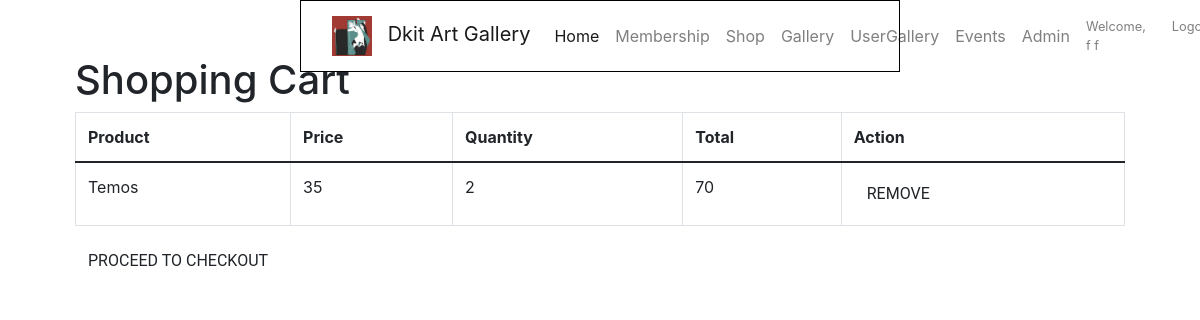
Before: /view/cart.php (signed in) with the older database file.
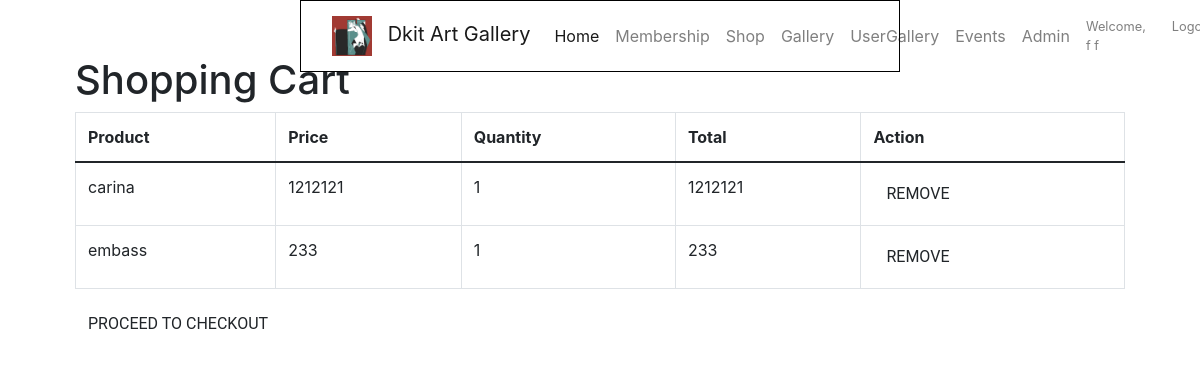
After: the same page with the newer database file.
### tables this page shows
CREATE TABLE `cart` (
  `id` int(11) NOT NULL,
  `user_id` int(11) NOT NULL,
  `product_id` int(11) NOT NULL,
  `quantity` int(11) NOT NULL,
  `price` double NOT NULL
);

CREATE TABLE `product` (
  `id` int(11) NOT NULL,
  `name` varchar(100) NOT NULL,
  `price` double NOT NULL,
  `quantity` int(11) NOT NULL,
  `url` varchar(500) DEFAULT NULL,
  `description` varchar(500) DEFAULT NULL
);

### model/doCart.php (called while the page is built, shortened)
<?php
require_once 'databaseConnection.php';
require_once 'cartModel.php';
global $db;
$cartModel = new CartModel($db);
?>

### model/cartModel.php (called while the page is built, shortened)
<?php
class CartModel {
    protected $db;
    public function __construct($db) {
        $this->db = $db;
    }
    public function getCartItems($user_id) {
        $sql = "SELECT cart.*, product.name, product.price FROM cart
            INNER JOIN product ON cart.product_id = product.id
            WHERE cart.user_id = :user_id";
        try {
            $stmt = $this->db->prepare($sql);
            $stmt->bindParam(':user_id', $user_id);
            $stmt->execute();
            $cartItems = $stmt->fetchAll(PDO::FETCH_ASSOC);
            return $cartItems;
        } catch (PDOException $e) {
            echo "Error: " . $e->getMessage();
            return false;
        }
    }
}
?>

### view/cart.php (the view, shortened to what this page needs)
<?php
require_once '../model/databaseConnection.php';
require_once '../model/doCart.php';
require_once '../model/cartModel.php';
include "nav.php";
include 'header.php';
global $cartModel;
function getCartItems() {
    global $cartModel;
    return isset($_SESSION['userId']) ? $cartModel->getCartItems($_SESSION['userId']) : [];
}
$cartItems = getCartItems();
?>
<!DOCTYPE html>
<html lang="en">
<head>
</head>
<body>
<div class="container">
    <h1>Shopping Cart</h1>
    <?php if (empty($cartItems)): ?>
        <p>Your cart is empty.</p>
    <?php else: ?>
        <div class="table-responsive">
            <table class="table table-bordered">
                <thead>
                <tr>
                    <th>Product</th>
                    <th>Price</th>
                    <th>Quantity</th>
                    <th>Total</th>
                    <th>Action</th>
                </tr>
                </thead>
                <tbody>
                <?php foreach ($cartItems as $item): ?>
                    <tr>
                        <td><?php echo $item['name']; ?></td>
                        <td><?php echo $item['price']; ?></td>
                        <td><?php echo $item['quantity']; ?></td>
                        <td><?php echo $item['price'] * $item['quantity']; ?></td>
                        <td>
                            <form method="post">
                                <button type="submit" name="remove_from_cart" class="btn" onclick="return confirm('Are you sure you want to remove this item?');">Remove</button>
                            </form>
                        </td>
                    </tr>
                <?php endforeach; ?>
                </tbody>
            </table>
        </div>
        <a href="index.php?action=checkout" class="btn">Proceed to Checkout</a>
    <?php endif; ?>
</div>
</body>
</html>

### view/header.php (shortened to what this page needs)
<!DOCTYPE html>
<html lang="en">
<head>
    <link href="nav.php" rel="stylesheet" type="text/css" />
    <link href="../css/nav.css" rel="stylesheet" type="text/css" />
    <link href="https://cdn.jsdelivr.net/npm/bootstrap@5.0.2/dist/css/bootstrap.min.css" rel="stylesheet">
    <link href="../css/homeStyles.css" rel="stylesheet" type="text/css" />
    <link href="../css/buttons.css" rel="stylesheet" type="text/css" />
    <link href="https://cdn.jsdelivr.net/npm/bootstrap@5.0.2/dist/css/bootstrap.min.css"
          rel="stylesheet"
>
    <link rel="stylesheet" href="https://cdnjs.cloudflare.com/ajax/libs/font-awesome/4.7.0/css/font-awesome.min.css">
    <link href="https://cdnjs.cloudflare.com/ajax/libs/fullcalendar/3.9.0/fullcalendar.min.css" rel="stylesheet" />
    <link rel="stylesheet" href="https://maxcdn.bootstrapcdn.com/bootstrap/4.0.0/css/bootstrap.min.css"/>
</head>
<body>
<div class="container align-content:center">

### view/nav.php (shortened to what this page needs)
<?php
 include "header.php";
$isAdmin = isset($_SESSION['userType']) && $_SESSION['userType'] === 'admin';
?>
<nav class="navbar navbar-expand-lg navbar-light fixed-top navbar-custom">
    <div class="container-fluid">
        <a class="navbar-brand" href="#">
            <img src="../3.jpg" alt="Logo">
            Dkit Art Gallery
        </a>
        <div class="collapse navbar-collapse" id="navbarNav">
            <ul class="navbar-nav me-auto mb-2 mb-lg-0">
                <li class="nav-item">
                    <a class="nav-link active" href="../controller/index.php?action=show_home">Home</a>
                </li>
                <li class="nav-item">
                    <a class="nav-link" href="../controller/index.php?action=membership">Membership</a>
                </li>
                <li class="nav-item">
                    <a class="nav-link" href="../controller/index.php?action=shop">Shop</a>
                </li>
                <li class="nav-item">
                    <a class="nav-link" href="../controller/index.php?action=gallery">Gallery</a>
                </li>
                <li class="nav-item">
                    <a class="nav-link" href="../controller/index.php?action=usergallery">UserGallery</a>
                </li>
                <li class="nav-item">
                    <a class="nav-link" href="../controller/index.php?action=events">Events</a>
                </li>
                <?php if ($isAdmin && isset($_SESSION['username'])): ?>
                    <li class="nav-item">
                        <a class="nav-link" href="../controller/index.php?action=show_admin">Admin</a>
                    </li>
                <?php endif; ?>
            </ul>
            <ul class="navbar-nav ms-auto">
                <?php
                if(isset($_SESSION['username'])) {
                    $username = $_SESSION['username'];
                    echo '<li class="nav-item navbar-small-links">
                                <a class="nav-link" href="#">Welcome, ' . $username . '</a>
                          </li>';
                    echo '<li class="nav-item navbar-small-links">
                                <a class="nav-link" href="../controller/index.php?action=logout">Logout</a>
                          </li>';
                }
                ?>
            </ul>
        </div>
    </div>
</nav>

### css/nav.css (style rules this page uses)
body { padding-top: 56px; }
.navbar { background-color: #ffffff; border: 1px solid #000000; }
.navbar-brand, .navbar-nav .nav-link { color: #000000; }
.navbar-brand img { max-height: 40px; margin-right: 10px; }
.navbar-custom { max-width: 50%; margin: 0 auto; }
.navbar-small-links { font-size: 0.8rem; margin-right: 10px; }

### css/homeStyles.css (style rules this page uses)
.container { max-width: 800px; margin: 0 auto; }

### css/buttons.css (style rules this page uses)
.btn { font-family: 'Roboto', sans-serif; font-weight: bold; text-transform: uppercase; border: none; padding: 10px 20px; cursor: pointer; border-radius: 5px; background-color: #000; color: #fff; }

Changed rows visible on the page:
removed cart: product.name "Temos", product.price "35", quantity "2", $item['price'] * $item['quantity'] "70"
added cart: product.name "carina", product.price "1212121", quantity "1", $item['price']*$item['quantity'] "1212121"
added cart: product.name "embass", product.price "233", quantity "1", $item['price']*$item['quantity'] "233"
